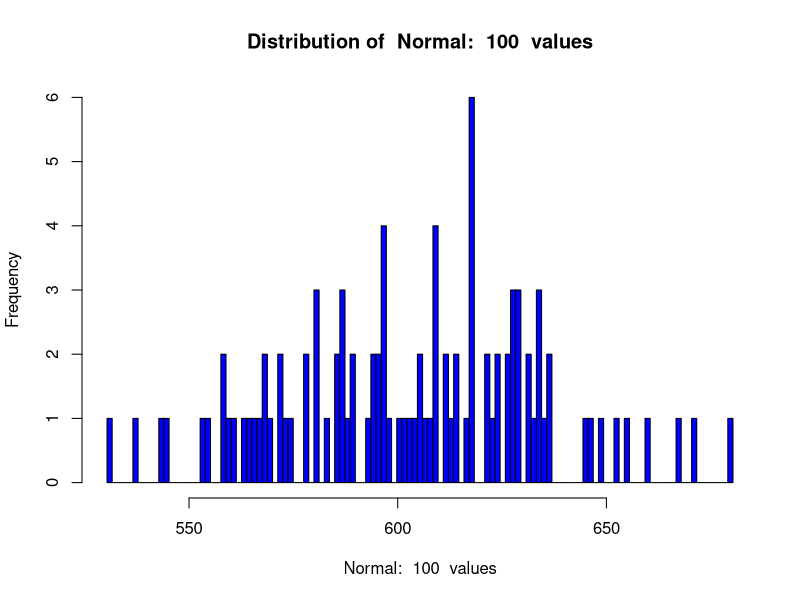
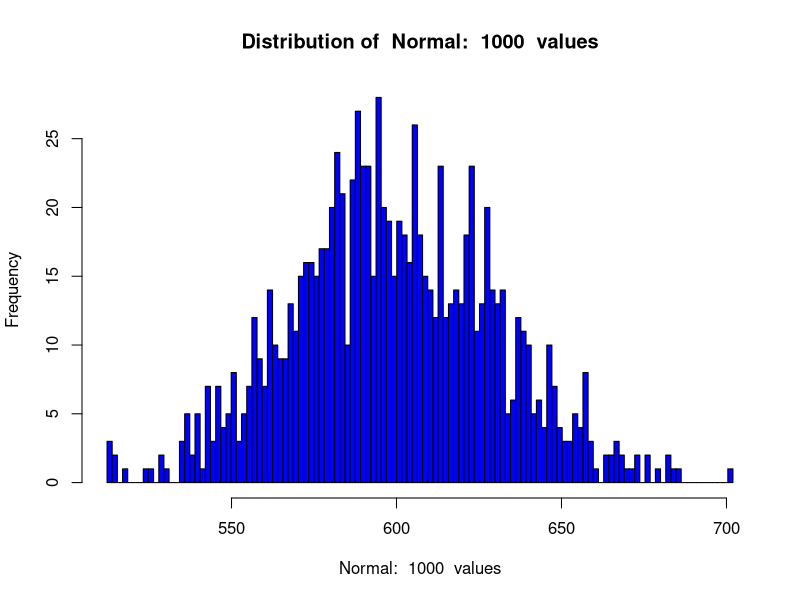
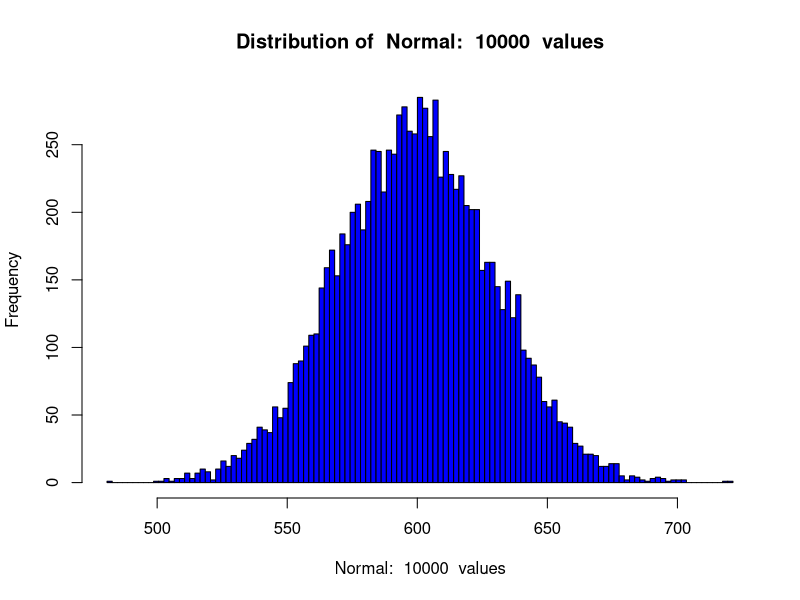
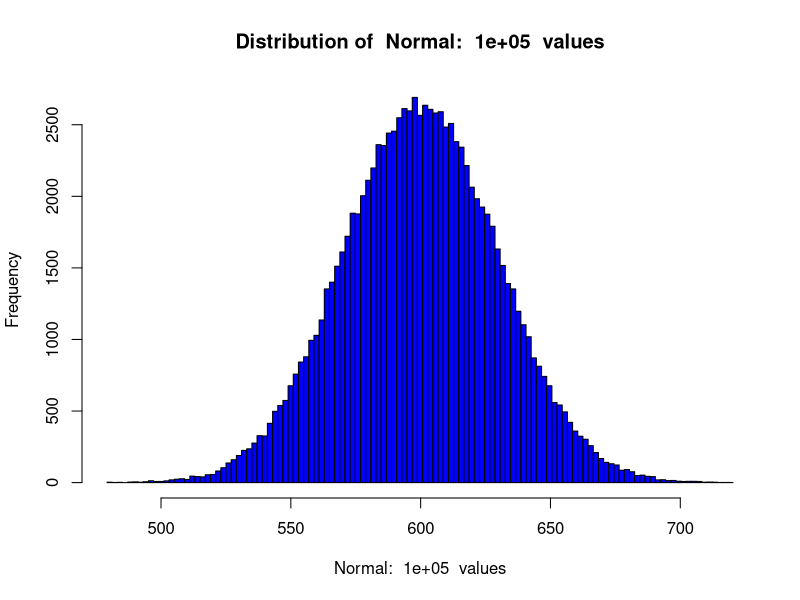

R code for these plots, in order:
comp.ci <- function(vec, quantile = 0.05) {
    ## Compute the upper and lower emperical quantiles
    lower <- quantile / 2.0
    upper <- 1.0 - lower
    c(quantile(vec, probs = lower, na.rm = TRUE),
    quantile(vec, probs = upper, na.rm = TRUE))
}

dist.summary <- function(dist, name, num.bins = 120) {
    ## function to plot and print a summary
    ## of the distribution  
    maxm <- max(dist)
    minm <- min(dist)
    bw <- (maxm - minm) / num.bins
    breaks <- seq(minm - bw / 2, maxm + bw / 2, by = bw)
    hist(dist, col = 'blue', breaks = breaks, xlab = name,
       main = paste('Distribution of ', name))

    std <- round(sd(dist), digits = 2)
    print(paste('Summary of', name, '; with std = ', std))
    print(summary(dist))
}

sim.normal <- function(num, mean = 600, sd = 30) {
    ## Simulate from a Normal distribution
    dist = rnorm(num, mean, sd)
    titl = paste('Normal: ', as.character(num), ' values')
    dist.summary(dist, titl)
    print('Empirical 95% CIs')
    print(comp.ci(dist))
    NULL
}

nums <- c(100, 1000, 10000, 100000)
lapply(nums, sim.normal)